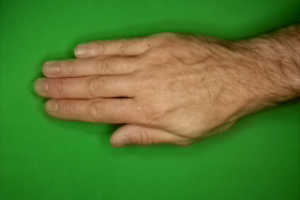
#> input picture data_synthetic/test_original/paper/9hKJu3ZMso4Qbtfh.png, 300 x 200 px
$ python -i 03_background_synthesis.py   (imports and definitions only)
#> lines starting #> are read from the running program, lines starting #| are printed output that depends on the picture; after the words box and inside, x2 and y2 are one past the last pixel; in counts of white or black regions, pixels touching at a corner belong together
#> further down, picture is the input picture: shape (200, 300, 3); mean B, G, R 48.1, 123, 83.1
# -*- coding: utf-8 -*-
"""03. 크로마키 배경 합성 (작업계획서 §5).

splits/*.csv 의 분리를 그대로 유지한 채, 각 세트 안에서만 합성한다 (§5-2).
  - train: 이미지당 서로 다른 배경 2개 → data_synthetic/train/
  - val  : 이미지당 배경 1개        → data_synthetic/val/
  - test : ① 원본 복사 → data_synthetic/test_original/
           ② 배경 1개 합성 → data_synthetic/test_synthetic/

절차(§5-4): HSV 변환 → inRange 초록 마스크 → 모폴로지(열림/닫힘) 노이즈 제거
→ 마스크 반전으로 손 추출 → 배경(300×200)과 합성. 마스크 경계는 가우시안
블러로 소프트 블렌딩해 절단면을 완화한다.
샘플 그리드는 outputs/synthesis_samples.png 로 저장해 육안 검증한다.
"""
import csv
import shutil
from pathlib import Path

import cv2
import numpy as np

ROOT = Path(__file__).resolve().parents[1]
BG_DIR = ROOT / "backgrounds"
OUT_ROOT = ROOT / "data_synthetic"
CLASSES = ["rock", "paper", "scissors"]
SEED = 42

# HSV 초록 임계값 — 샘플 시각화로 튜닝한 값 (H 35~85, 저채도/저명도 제외)
LOWER_GREEN = np.array([35, 60, 60])
UPPER_GREEN = np.array([85, 255, 255])


# [19 lines left out: functions imread_u, imwrite_u, load_split, not called in this run]


def green_mask(img_bgr):
    """초록 배경 마스크(255=배경). 모폴로지로 노이즈 제거."""
    hsv = cv2.cvtColor(img_bgr, cv2.COLOR_BGR2HSV)
#> hsv: shape (200, 300, 3); mean H, S, V 41.7, 173.4, 138.4
    mask = cv2.inRange(hsv, LOWER_GREEN, UPPER_GREEN)
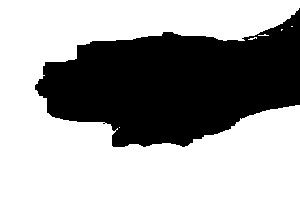
#> mask: shape (200, 300); 61.9% white; 1 black region, box (x1, y1, x2, y2) and area: (35, 8, 300, 147) 22882
    kernel = cv2.getStructuringElement(cv2.MORPH_ELLIPSE, (5, 5))
    mask = cv2.morphologyEx(mask, cv2.MORPH_OPEN, kernel)   # 손 내부 오검출 제거
#> mask: shape (200, 300); 61.7% white; 1 black region, box (x1, y1, x2, y2) and area: (35, 8, 300, 147) 22962
    mask = cv2.morphologyEx(mask, cv2.MORPH_CLOSE, kernel)  # 배경 구멍 메움
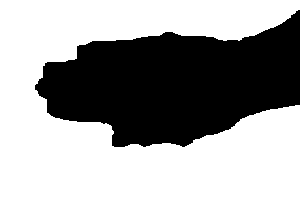
#> mask: shape (200, 300); 61.8% white; 1 black region, box (x1, y1, x2, y2) and area: (35, 10, 300, 147) 22948
    return mask


# [73 lines left out: functions composite, synthesize_set, main, not called in this run]


# [2 lines not run here, left out]

>>> import cv2
>>> picture = cv2.imread('../data_synthetic/test_original/paper/9hKJu3ZMso4Qbtfh.png')
>>> result = green_mask(picture)

$ run again, on data_synthetic/test_original/rock/GQjExZ14HfbKjnEp.png
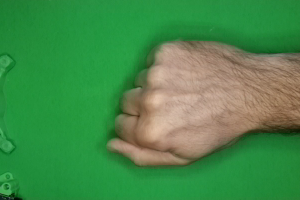
#> input picture data_synthetic/test_original/rock/GQjExZ14HfbKjnEp.png, 300 x 200 px
#> picture is the input picture: shape (200, 300, 3); mean B, G, R 74.2, 138.5, 70.7
#> hsv: shape (200, 300, 3); mean H, S, V 52, 159.6, 146
#> in green_mask, `mask = cv2.inRange(hsv, LOWER_GREEN, UPPER_GREEN)`:
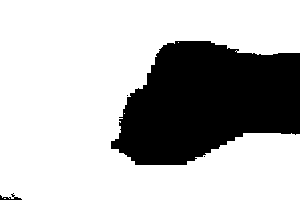
#> mask: shape (200, 300); 71.8% white; 4 black regions (2 under 20 px), largest, box (x1, y1, x2, y2) and area: (111, 41, 300, 165) 16840, (0, 193, 22, 200) 61
#> in green_mask, `mask = cv2.morphologyEx(mask, cv2.MORPH_OPEN, kernel)`:
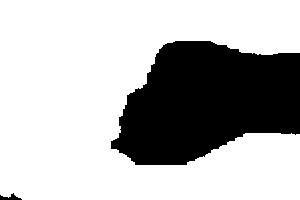
#> mask: shape (200, 300); 71.7% white; 2 black regions, box (x1, y1, x2, y2) and area: (111, 41, 300, 165) 16923, (0, 193, 22, 200) 77

$ run again, on data_synthetic/test_original/scissors/4y86vmtzJs0qzfLf.png
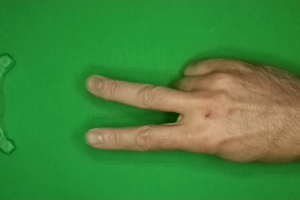
#> input picture data_synthetic/test_original/scissors/4y86vmtzJs0qzfLf.png, 300 x 200 px
#> picture is the input picture: shape (200, 300, 3); mean B, G, R 58.7, 133.9, 65.9
#> hsv: shape (200, 300, 3); mean H, S, V 51.8, 171.6, 141.8
#> in green_mask, `mask = cv2.inRange(hsv, LOWER_GREEN, UPPER_GREEN)`:
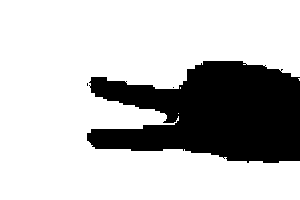
#> mask: shape (200, 300); 74.9% white; 3 black regions (2 under 20 px), largest, box (x1, y1, x2, y2) and area: (87, 61, 300, 163) 15073
#> in green_mask, `mask = cv2.morphologyEx(mask, cv2.MORPH_OPEN, kernel)`:
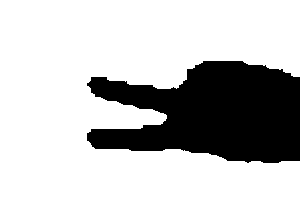
#> mask: shape (200, 300); 74.6% white; 1 black region, box (x1, y1, x2, y2) and area: (87, 61, 300, 163) 15225
